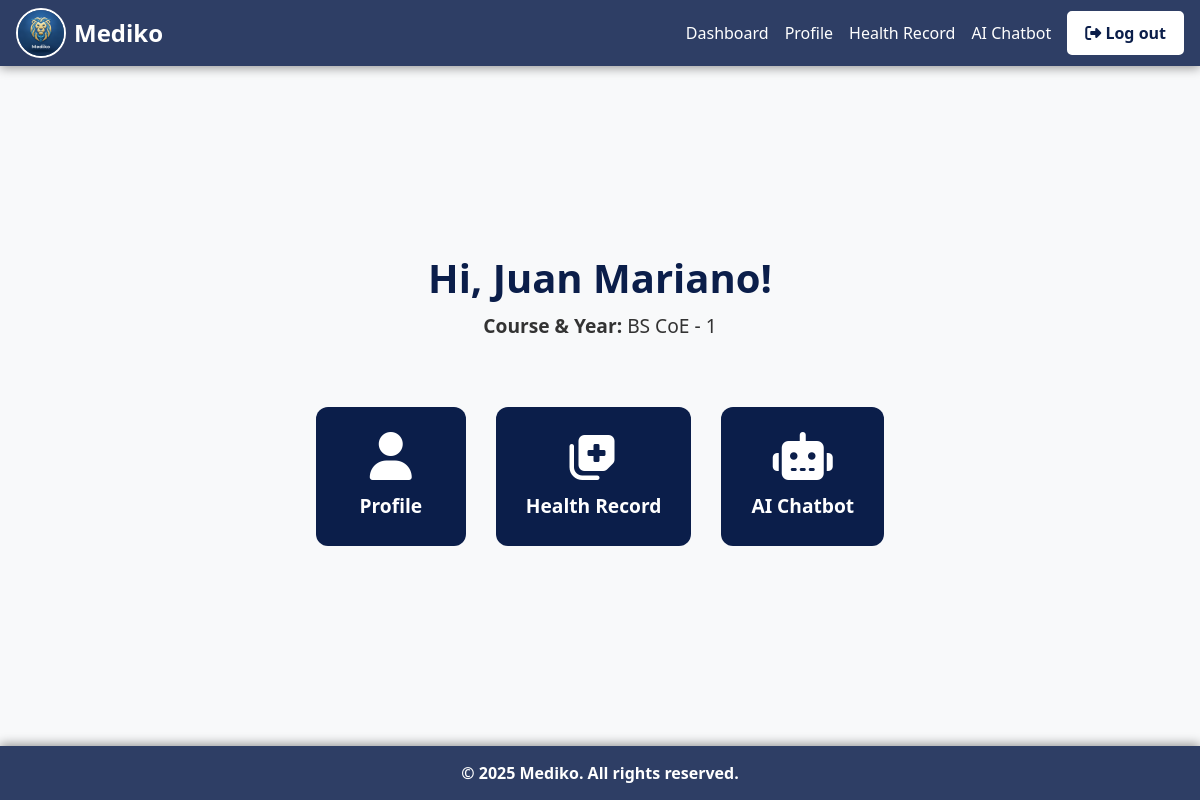
The page /main/user/user_Dashboard.php (signed in) on the database its author committed.
### tables this page shows
CREATE TABLE `tb_students` (
  `stud_id` int(11) NOT NULL,
  `user_id` int(11) NOT NULL,
  `stud_lname` varchar(50) NOT NULL,
  `stud_fname` varchar(50) NOT NULL,
  `stud_mname` varchar(50) NOT NULL,
  `stud_course` enum('BS IT','BS Architecture','BS CoE','BS CE','BS EE','BS ME','BSED','BEED','BS Mathemathics','ABEL') NOT NULL,
  `stud_year` enum('1','2','3','4','5') NOT NULL,
  `stud_gender` enum('Male','Female') NOT NULL,
  `stud_age` varchar(50) NOT NULL,
  `stud_imageurl` varchar(255) NOT NULL DEFAULT 'uploads/default_avatar.png'
);

### main/user/user_Dashboard.php (the view, shortened to what this page needs)
<?php
include("../../config/database.php");
include("../../template/header.php");
$user_id = $_SESSION['user_id'] ?? 0;
$stud_fname = "Student";
$course = "";
$year = "";
if ($user_id) {
    $stmt = $conn->prepare("
      SELECT stud_id, stud_fname, stud_course, stud_year
      FROM tb_students
      WHERE user_id = ?
    ");
    $stmt->bind_param("i", $user_id);
    $stmt->execute();
    $result = $stmt->get_result();
    if ($result->num_rows > 0) {
        $row = $result->fetch_assoc();
        $stud_fname = $row['stud_fname'];
        $course = $row['stud_course'];
        $year = $row['stud_year'];
    }
}
?>
<!DOCTYPE html>
<html lang="en">
<head>
  <link href="https://cdn.jsdelivr.net/npm/bootstrap@5.3.3/dist/css/bootstrap.min.css" rel="stylesheet">
  <link rel="stylesheet" href="https://cdnjs.cloudflare.com/ajax/libs/font-awesome/6.5.0/css/all.min.css">
</head>
<body>
    <div class="user-info">
        <h4>Hi, <?= htmlspecialchars($stud_fname); ?>!</h4>
        <p><strong>Course & Year:</strong> <?= htmlspecialchars(($course && $year) ? "$course - $year" : "Not available"); ?></p>
    </div>
    <div class="icon-links">
        <a href="../user/user_profile.php">
            <i class="fa-solid fa-user"></i>
            <span>Profile</span>
        </a>
        <a href="../user/user_HealthRecord.php">
            <i class="fa-solid fa-notes-medical"></i>
            <span>Health Record</span>
        </a>
        <a href="../user/user_chatbot.php">
            <i class="fa-solid fa-robot"></i>
            <span>AI Chatbot</span>
        </a>
    </div>
</body>
</html>
<?php include("../../template/footer.php"); ?>

### template/header.php (style rules this page uses)
body { background-size: cover; font-family: 'Segoe UI', Tahoma, Geneva, Verdana, sans-serif; height: 100vh; margin: 0; color: #ffffff; }

### main/user/user_Dashboard.php (style rules this page uses)
body { background-color: #f8f9fa; font-family: 'Segoe UI', Tahoma, Geneva, Verdana, sans-serif; display: flex; justify-content: center; align-items: center; min-height: 100vh; margin: 0; flex-direction: column; }
.user-info { text-align: center; margin-bottom: 50px; }
.user-info h4 { color: #0b1e4a; font-weight: bold; font-size: 2.5rem; margin-bottom: 10px; }
.user-info p { color: #333; font-size: 1.2rem; }
.icon-links { display: flex; gap: 30px; justify-content: center; flex-wrap: wrap; }
.icon-links a { display: flex; flex-direction: column; align-items: center; justify-content: center; background-color: #0b1e4a; color: #ffffff; text-decoration: none; padding: 25px 30px; border-radius: 12px; transition: all 0.3s; font-weight: bold; font-size: 1.2rem; min-width: 150px; }
.icon-links i { font-size: 3rem; margin-bottom: 12px; }

### rows shown on the page
tb_students: stud_fname "Juan Mariano", ($course && $year) ? "$course - $year" : "Not available" "BS CoE - 1"
